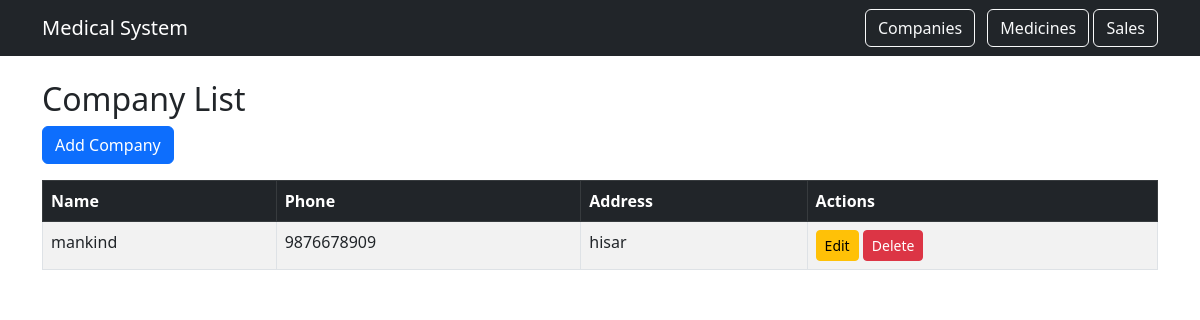
/companies/, run on an earlier commit of the app's database.
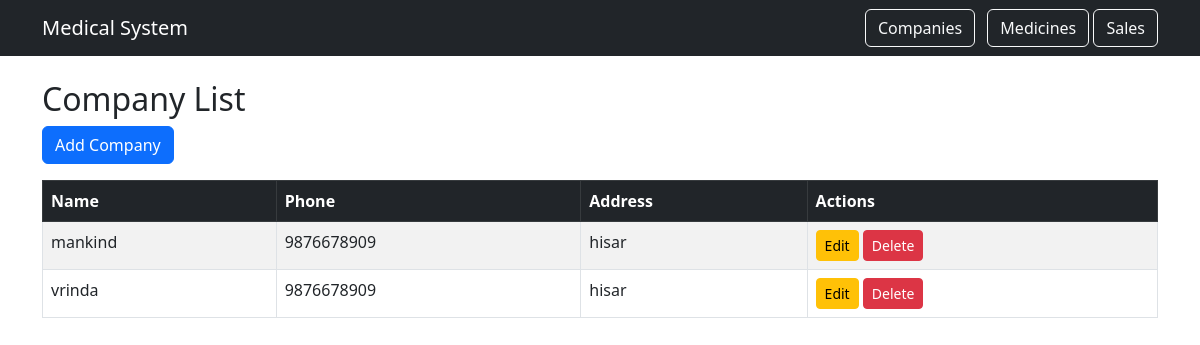
And on a later commit of the database.
### medicines/models.py (models this page shows, shortened)
class Company(models.Model):
    name = models.CharField(max_length=100)
    phone = models.CharField(max_length=15)
    address = models.TextField()

### medicines/views.py (the view)
# urls.py: path('companies/', views.company_list, name='company_list'),
def company_list(request):
    companies = Company.objects.all()
    return render(request, 'companies/company_list.html', {'companies': companies})

### templates/companies/company_list.html
{% extends 'base.html' %}
{% block content %}
<h2>Company List</h2>
<a class="btn btn-primary mb-3" href="{% url 'company_create' %}">Add Company</a>
<table class="table table-bordered table-striped">
    <thead class="table-dark">
        <tr>
            <th>Name</th>
            <th>Phone</th>
            <th>Address</th>
            <th>Actions</th>
        </tr>
    </thead>
    <tbody>
        {% for company in companies %}
        <tr>
            <td>{{ company.name }}</td>
            <td>{{ company.phone }}</td>
            <td>{{ company.address }}</td>
            <td>
                <a class="btn btn-warning btn-sm" href="{% url 'company_update' company.pk %}">Edit</a>
                <a class="btn btn-danger btn-sm" href="{% url 'company_delete' company.pk %}">Delete</a>
            </td>
        </tr>
        {% endfor %}
    </tbody>
</table>
{% endblock %}

What changed in the data, as far as the page shows it:
added Company: name "vrinda", phone "9876678909", address "hisar"
